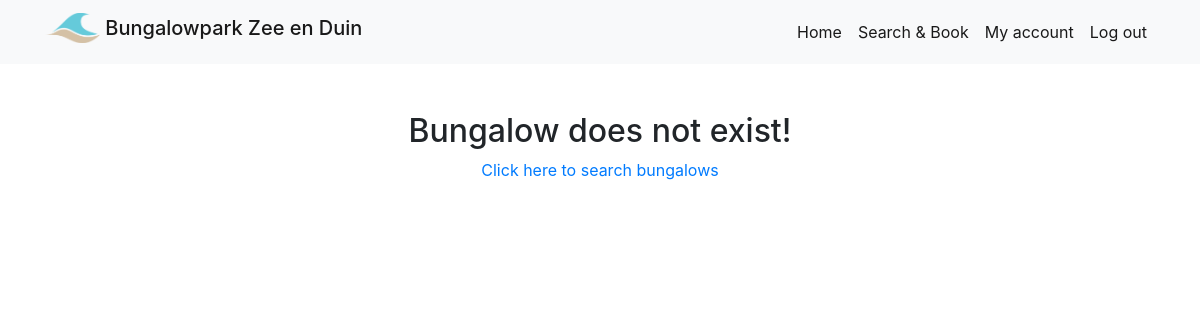
Before: /bungalow/4 (signed in) with the older database file.
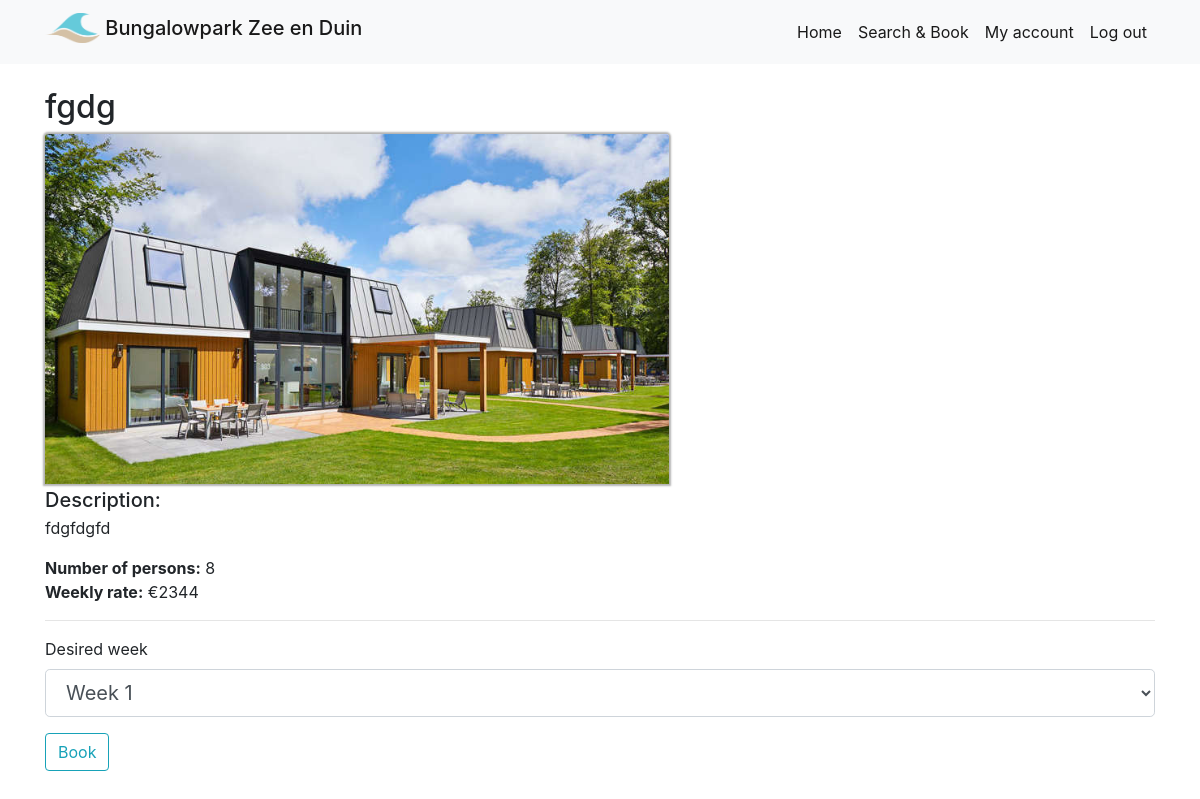
After: the same page with the newer database file.
### webapp/models.py (models this page shows, shortened)
class Bungalow(db.Model):
    id = db.Column(db.Integer, primary_key=True)
    name = db.Column(db.String(120), unique=True ,nullable=False)
    content = db.Column(db.Text, nullable=False)
    bungalow_type = db.Column(db.Integer, nullable=False)
    weekprice = db.Column(db.Integer, nullable=False)
    booking = db.relationship('Booking', backref='bungalow')

### webapp/bookings/views.py (the view, shortened to what this page needs)
@bookings.route('/bungalow/<int:id>', methods=["POST", "GET"])
@login_required
def book(id):
    booked_weeks = [x for x, in db.session.query(Booking.week).filter_by(bungalow_id=id).all()]
    weekchoices = []
    for x in range(1, 53):
        if str(x) in booked_weeks:
            weekchoices.append((x, f"Week {x} - Reserved"))
        else:
            weekchoices.append((x, f"Week {x}"))
    form = BookForm()
    form.week.choices = weekchoices
    bungalow = Bungalow.query.get(id)
    return render_template('book_bungalow.html', bungalow=bungalow, form=form, css='bungalow.css')

### webapp/bookings/forms.py
class BookForm(FlaskForm):
    week = SelectField('Desired week', coerce=int, validators=[DataRequired()])
    submit = SubmitField('Book')

### webapp/models.py (called while the page is built)
@login_manager.user_loader
def load_user(user_id):
    return User.query.get(int(user_id))

### webapp/bookings/templates/book_bungalow.html (shortened to what this page needs)
{% extends "base.html" %}
{% block content %}
<div class="container">
    {% if bungalow %}
        <h2 class="mt-4">{{ bungalow.name }}</h2>
            {% if bungalow.bungalow_type == 8 %}
            <img class="card-img-top bungalow-image" src="{{url_for('static', filename='img/8personen.jpg')}}" alt="Card image cap">
            {% elif bungalow.bungalow_type == 6 %}
            <img class="card-img-top bungalow-image" src="{{url_for('static', filename='img/6personen.jpg')}}" alt="Card image cap">
            {% elif bungalow.bungalow_type == 4 %}
            <img class="card-img-top bungalow-image" src="{{url_for('static', filename='img/4personen.jpg')}}" alt="Card image cap">
            {% endif %}
            <h5 class="my-1">Description:</h5>
            <p>{{ bungalow.content }}</p>
            <p>
                <b>Number of persons:</b> {{ bungalow.bungalow_type }}
                <br>
                <b>Weekly rate:</b> €{{ bungalow.weekprice }}
            </p>
            <hr>
            <form action="" method="post">
                <div class="form-group">
                    {{ form.week.label(class="form-control-label") }}
                    {% if form.week.errors %}
                    {{ form.week(class="form-control form-control-lg is-invalid", autocomplete="off") }}
                    <div class="invalid-feedback">
                        {% for error in form.week.errors %}
                            <span>{{ error }}</span>
                        {% endfor %}
                    </div>
                    {% else %}
                        {{ form.week(class="form-control form-control-lg", autocomplete="off") }}
                    {% endif %}
                </div>
                <div class="form-group">
                        {{ form.submit(class="btn btn-outline-info") }}
                </div>
            </form>
        </div>
    {% else %}
    <div class="text-center">
    <h2 class="mt-5">Bungalow does not exist!</h2>
    <a href="{{url_for('zoek')}}">Click here to search bungalows</a>
    </div>
    {% endif %}
</div>
{% endblock %}

Changed rows visible on the page:
added Bungalow: name "fgdg", content "fdgfdgfd", bungalow_type "8", weekprice "2344"
Other visible differences:
form field week: (not shown) → "Week 1"
form field submit: (not shown) → "Book"
text no longer shown: "Bungalow does not exist! Click here to search bungalows"
text now shown: "Description: Number of persons: Weekly rate: € Desired week"
